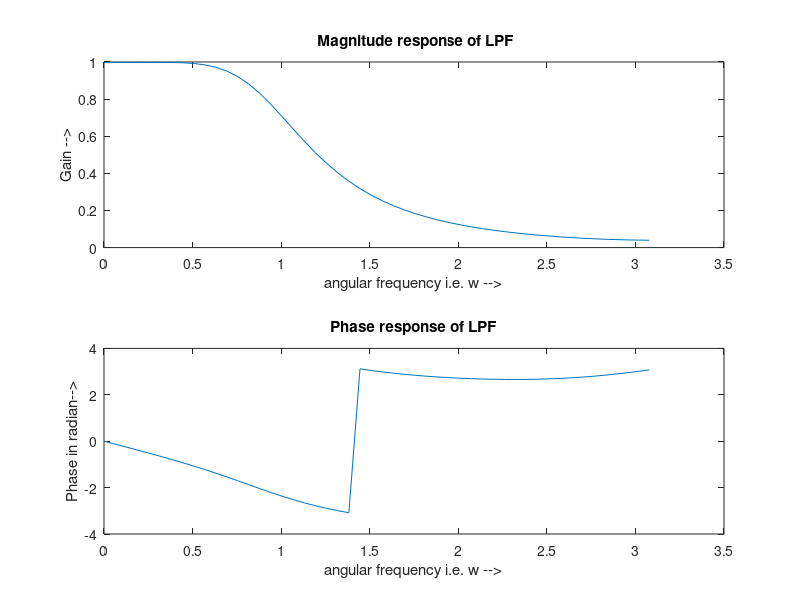
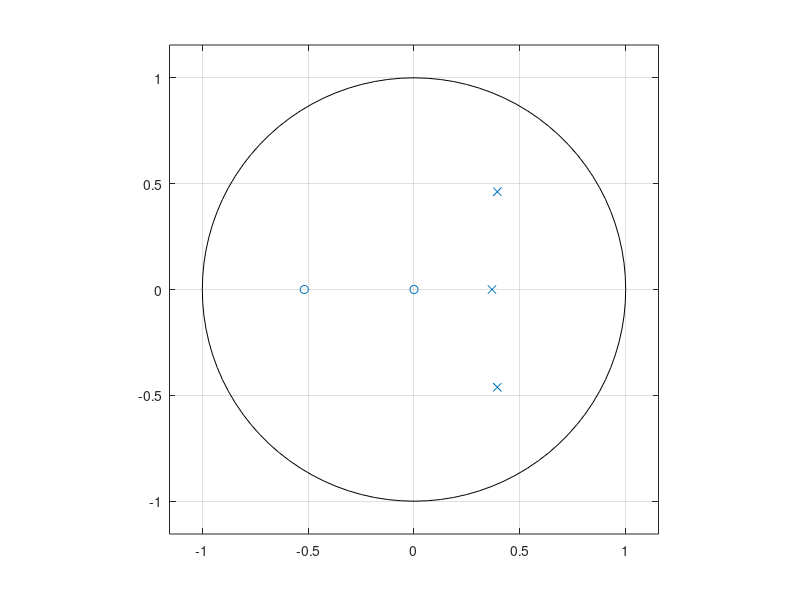

Reproduce these figures in MATLAB, in order.
clc  
clear all  
close all  

wp = 0.35*pi;  
ws = 0.7*pi;  

T=1;

omegap = wp/T;  
omegas = ws/T;  

delp = 0.6;  
dels = 0.1;  

alphap = -20*log10(delp);  
alphas = -20*log10(dels);  

[N omegac] = buttord(omegap,omegas,alphap,alphas,'s');  
[b	a] = butter(N,omegac,'s');  

tf(b,a) 

[c	d] = impinvar(b,a,(1/T));  
[h w] = freqz(c,d,50);  

tf(c,d,-1) 

mag = abs(h); 
phase = angle(h);  
subplot(2,1,1)  
plot(w,mag);  
xlabel('angular frequency i.e. w -->'); 
ylabel('Gain -->');  
title(' Magnitude response of LPF');  

subplot(2,1,2);
plot(w,phase);  
xlabel('angular frequency i.e. w -->'); 
ylabel('Phase in radian-->');  
title('Phase response of LPF');  

[z p] = tf2zp(c,d)
figure(2);  
zplane(c,d);   
